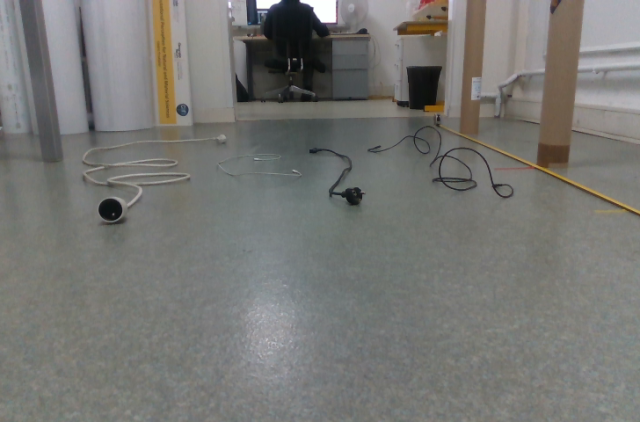
#> input picture data/OWN/h25_floor_cables_150/rgb/2.png, 640 x 422 px, found by its file name; its folder holds 4 pictures in this run
$ python manual_annotate.py
#> lines starting #> are read from the running program, lines starting #| are printed output that depends on the picture; after the words box and inside, x2 and y2 are one past the last pixel; in counts of white or black regions, pixels touching at a corner belong together
import cv2, numpy as np, json
RUN, FR = "h52_floor_rags_150", 2
POLY = {
 "white_flat": [(170,86),(165,89),(159,92),(152,94),(145,93),(138,93),(133,96),(128,100),
                (122,106),(120,112),(123,116),(128,120),(135,122),(143,123),(151,122),
                (158,120),(165,119),(172,117),(178,114),(184,111),(190,109),(194,105),
                (195,100),(191,97),(186,95),(180,94),(175,92),(172,89)],
 "white_crumpled": [(238,86),(232,88),(228,92),(226,97),(227,102),(229,106),(232,110),
                    (236,113),(242,113),(247,110),(251,107),(255,103),(259,101),(263,99),
                    (261,96),(257,94),(252,92),(247,89),(243,87)],
 "pink_flat": [(291,92),(330,90),(372,88),(382,122),(358,125),(320,127),(292,127),(286,124)],
 "purple_bundled": [(404,107),(410,102),(418,99),(425,97),(432,98),(440,101),(448,100),
                    (456,103),(463,107),(470,111),(477,114),(481,117),(475,120),(467,122),
                    (457,124),(447,125),(437,124),(427,122),(417,119),(409,114)],
}
img = cv2.imread(f"data/OWN/{RUN}/rgb/{FR}.png")
#> img is the input picture: shape (422, 640, 3); mean B, G, R 115.5, 118.7, 118.8
m = np.zeros(img.shape[:2], np.uint8)
for p in POLY.values():
    cv2.fillPoly(m, [np.array(p, np.int32)], 255)
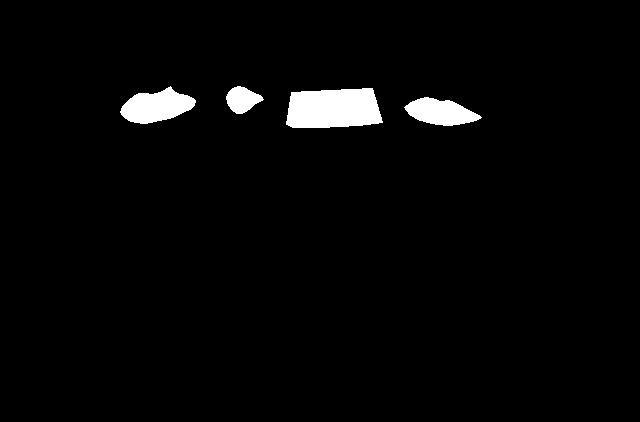
#> m: shape (422, 640); 2.7% white; 4 white regions, box (x1, y1, x2, y2) and area: (286, 88, 383, 128) 3307, (120, 86, 196, 124) 1803, (404, 97, 482, 126) 1440, (226, 86, 264, 114) 676
cv2.imwrite(f"data/OWN_manual/{RUN}_{FR}.png", m)
json.dump({k:[list(map(int,q)) for q in v] for k,v in POLY.items()},
          open(f"data/OWN_manual/{RUN}_{FR}.json","w"), indent=1)
print("manual mask:", int((m>0).sum()), "px in", len(POLY), "objects")
#| manual mask: 7226 px in 4 objects
